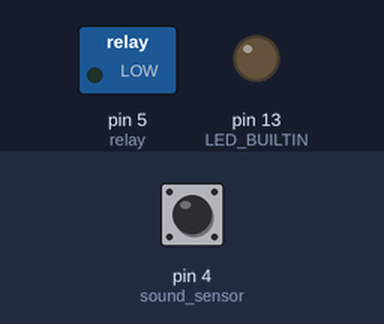
Recording of a sketch running on a simulated Arduino Uno, built with avr-gcc and run on an emulated ATmega328P. Shown: switched loads named in the sketch (green lamp = pin HIGH), output pins drawn as LEDs (lit = HIGH). The inputs (shaded band) are chosen by the test bench; at power-on: pin 4 (sound_sensor) HIGH.

Above: at 1.2 s.
1.3 s: pin 4 (sound_sensor) pulsed LOW 2 times (0.12 s each, 0.3 s apart)
At 3.1 s:
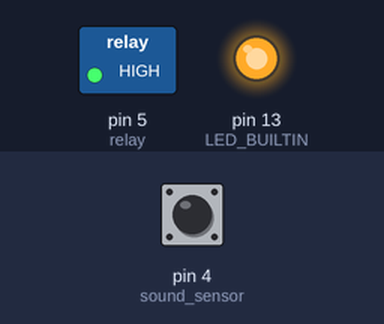
At 4.6 s:
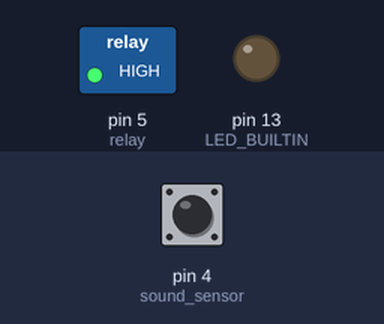
4.9 s: pin 4 (sound_sensor) pulsed LOW 2 times (0.12 s each, 0.3 s apart)
At 6.2 s:
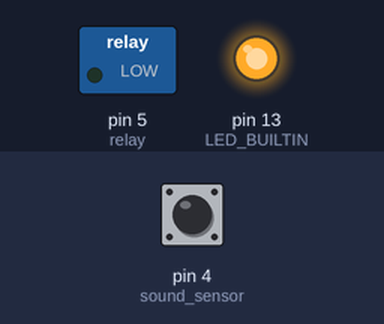
Timing chart, 0 to 8.6 s (numbered marks = the images above; inputs shaded):
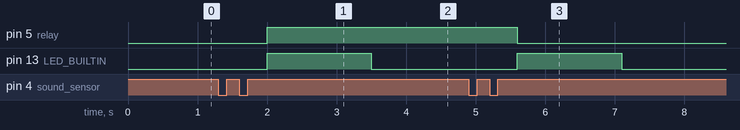

The sketch:

SoundDetector.ino
```cpp
int sound_sensor = 4;
int relay = 5;

int clap = 0;
long detection_range_start = 0;
long detection_range = 0;
boolean status_lights = false;

void setup() {
  pinMode(sound_sensor, INPUT);
  pinMode(relay, OUTPUT);
  pinMode(LED_BUILTIN, OUTPUT);
  if(digitalRead(relay) == HIGH){
    digitalWrite(relay, LOW);
  }

}

void loop() {
  int status_sensor = digitalRead(sound_sensor);
  if (status_sensor == 0)
  {
    if (clap == 0)
    {
      detection_range_start = detection_range = millis();
      clap++;
    }
    else if (clap > 0 && millis() - detection_range >= 50)
    {
      detection_range = millis();
      clap++;
    }
  }
  if (millis() - detection_range_start >= 350)
  {
    if (clap == 2)
    {
      if (!status_lights)
      {
        status_lights = true;
        digitalWrite(relay, HIGH);
      }
      else if (status_lights)
      {
        status_lights = false;
        digitalWrite(relay, LOW);
      }
      digitalWrite(LED_BUILTIN, HIGH);
      delay(1500);
      digitalWrite(LED_BUILTIN, LOW);
    }
    clap = 0;

  }
}
```

Measured:
- after the input at 1.3 s, pin 5 (relay): LOW → HIGH after 0.70 s; pin 13 (LED_BUILTIN): LOW → HIGH after 0.70 s, → LOW 1.5 s later
- after the input at 4.9 s, pin 5 (relay): HIGH → LOW after 0.70 s; pin 13 (LED_BUILTIN): LOW → HIGH after 0.70 s, → LOW 1.5 s later
